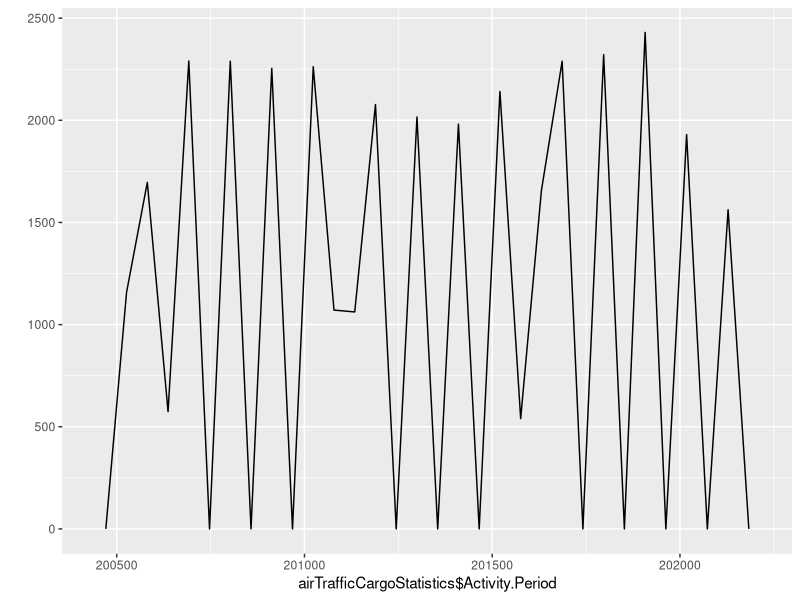
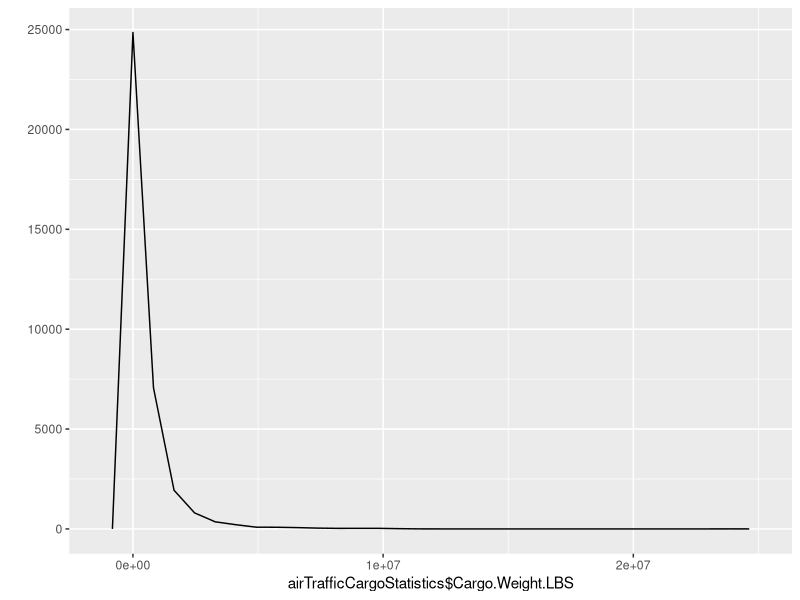
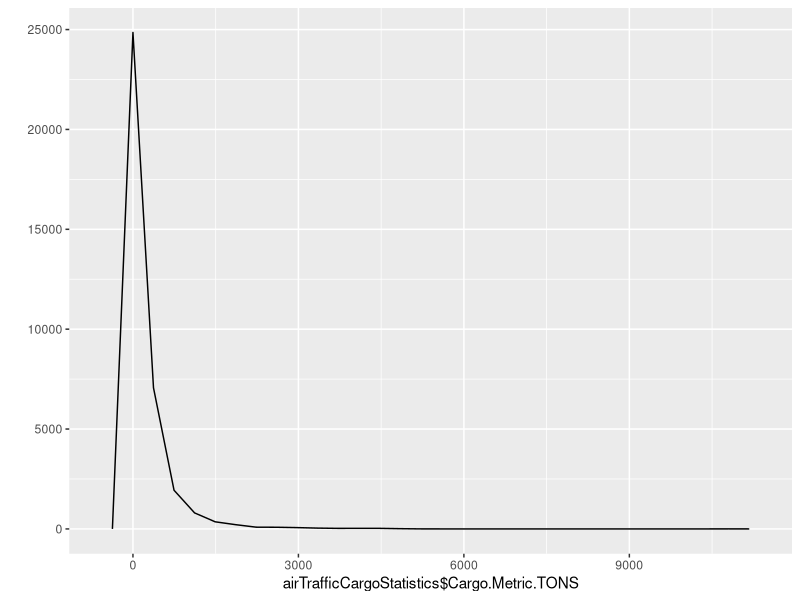

Reproduce these figures in R, in order. (Note: this script raises an error after producing the figures.)
library(ggplot2)

airTrafficCargoStatistics <- read.csv('Air_Traffic_Cargo_Statistics.csv')

buildFrequencyPolygons <- function() {
  activityPeriod <- qplot(
    airTrafficCargoStatistics$Activity.Period,
    data = airTrafficCargoStatistics,
    geom = 'freqpoly'
  )
  cargoWeightLBS <- qplot(
    airTrafficCargoStatistics$Cargo.Weight.LBS,
    data = airTrafficCargoStatistics,
    geom = 'freqpoly'
  )
  cargoMetricTons <- qplot(
    airTrafficCargoStatistics$Cargo.Metric.TONS,
    data = airTrafficCargoStatistics,
    geom = 'freqpoly'
  )
  return(
    list(
      activityPeriod = activityPeriod,
      cargoWeightLBS = cargoWeightLBS,
      cargoMetricTons = cargoMetricTons
    )
  )
}

bultWhiskersAndBoxes <- function() {
  activityPeriod <- ggplot(
    data = airTrafficCargoStatistics,
    aes(y = airTrafficCargoStatistics$Activity.Period)
  ) + geom_boxplot()
  cargoWeightLBS <- ggplot(
    data = airTrafficCargoStatistics,
    aes(y = airTrafficCargoStatistics$Cargo.Weight.LBS)
  ) +
    geom_boxplot() +
    scale_y_continuous(
      trans = log2_trans(),
      breaks = trans_breaks("log2", function(x) 2^x),
      labels = trans_format("log2", math_format(2^.x))
    )
  cargoMetricTons <- ggplot(
    data = airTrafficCargoStatistics,
    aes(y = airTrafficCargoStatistics$Cargo.Metric.TONS)
  ) +
    geom_boxplot() +
    scale_y_continuous(
      trans = log2_trans(),
      breaks = trans_breaks("log2", function(x) 2^x),
      labels = trans_format("log2", math_format(2^.x))
    )
  return(
    list(
      activityPeriod = activityPeriod,
      cargoWeightLBS = cargoWeightLBS,
      cargoMetricTons = cargoMetricTons
    )
  )
}

printMinMaxQuantils <- function () {
  summary(
    airTrafficCargoStatistics[
      c('Activity.Period', 'Cargo.Weight.LBS', 'Cargo.Metric.TONS')
    ]
  )
}

getDeciles <- function () {
  activityPeriodDecils <- quantile(
    airTrafficCargoStatistics$Activity.Period,
    probs = seq(.1, .9, by = .1)
  )
  cargoWeightLBSDecils <- quantile(
    airTrafficCargoStatistics$Cargo.Weight.LBS,
    probs = seq(.1, .9, by = .1)
  )
  cargoMetricWeightTonsDecils <- quantile(
    airTrafficCargoStatistics$Cargo.Metric.TONS,
    probs = seq(.1, .9, by = .1)
  )
  return(
    list(
      activityPeriodDecils = activityPeriodDecils,
      cargoWeightLBSDecils = cargoWeightLBSDecils,
      cargoMetricWeightTonsDecils = cargoMetricWeightTonsDecils
    )
  )
}

buildFrequencyPolygons()
bultWhiskersAndBoxes()

printMinMaxQuantils()

decils <- getDeciles()
print("'Activity Period' Decils:")
print(decils$activityPeriodDecils)
print("'Cargo Weight LBS' Decils:")
print(decils$cargoWeightLBSDecils)
print("'Cargo Weight Tons' Decils:")
print(decils$cargoMetricWeightTonsDecils)

